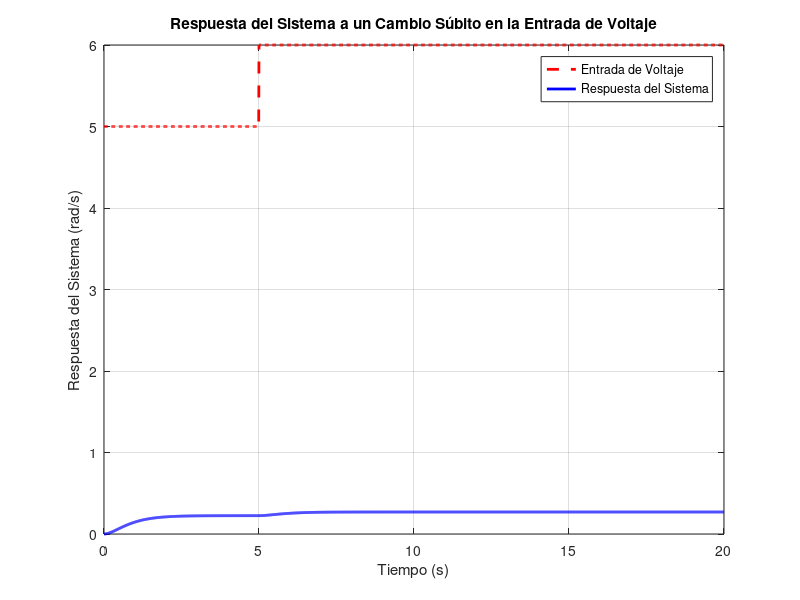

Write the MATLAB code that produced this figure.
clear;
clc;
close all;

% Definir los parámetros del sistema
La = 0.5;  % Henrios
J = 0.08;  % Kg*m^2
B = 0.2;   % N*m*s/rad
If = 0.02; % Amperios
Kt = 0.45; % Nm/A
Kv = 0.45; % V*s/m

% Numerador y denominador de la función de transferencia
num = [If * Kt];
den = [La * J, La * B + J, B + Kv * If^2 * Kt];

% Crear la función de transferencia
G = tf(num, den);

% Definir el vector de tiempo y la entrada que cambia
t = 0:0.01:20; % tiempo de 0 a 20 segundos
u = 5 * ones(size(t)); % entrada inicial de 5V
u(t >= 5) = 6; % cambia a 6V a los 5 segundos

% Simular la respuesta del sistema a la nueva entrada
[y, t, x] = lsim(G, u, t);

% Graficar la respuesta
figure;
plot(t, u, 'r--', 'LineWidth', 2); hold on; % Gráfico de la entrada
plot(t, y, 'b-', 'LineWidth', 2); % Gráfico de la respuesta del sistema
xlabel('Tiempo (s)');
ylabel('Respuesta del Sistema (rad/s)');
title('Respuesta del Sistema a un Cambio Súbito en la Entrada de Voltaje');
legend('Entrada de Voltaje', 'Respuesta del Sistema');
grid on;
